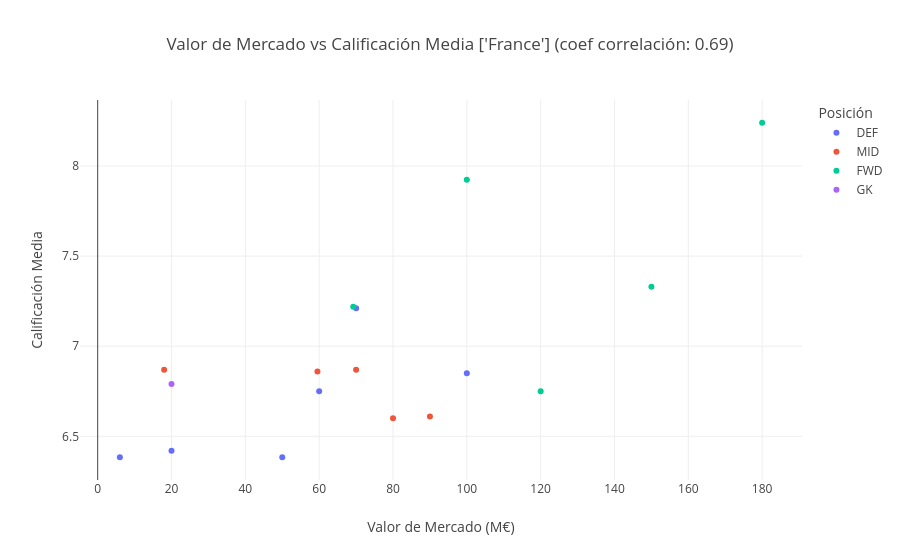

The cell this chart's notebook holds for it:
### Code cell
scatter_valor_vs_calidicacion(seleccion=["France"])

### Figure 1 — Plotly figure (JSON) as saved in the notebook; plotly's stock layout.template omitted (floating-point values rounded to 4 significant figures)
{"data": [{"customdata": [["France", "DEF", 374, 5], ["France", "DEF", 661, 8], ["France", "DEF", 605, 8], ["France", "DEF", 480, 6], ["France", "DEF", 256, 5], ["France", "DEF", 330, 4]], "hovertemplate": "<b>%{hovertext}</b><br><br>Posición=%{customdata[1]}<br>Valor de Mercado (M€)=%{x:.1f}<br>Calificación Media=%{y:.2f}<br>Selección=%{customdata[0]}<br>Minutos=%{customdata[2]}<br>Partidos=%{customdata[3]}<extra></extra>", "hovertext": ["Lucas Digne", "Dayotchanculle Oswald Upamecano", "Jules Olivier Kounde", "William Alain André Gabriel Saliba", "Théo Bernard François Hernandez", "Maxence Guy Lacroix"], "legendgroup": "DEF", "marker": {"color": "#636EFA", "symbol": "circle"}, "mode": "markers", "name": "DEF", "orientation": "v", "showlegend": true, "type": "scatter", "x": [6, 70, 60, 100, 20, 50], "xaxis": "x", "y": [6.384, 7.21, 6.75, 6.85, 6.42, 6.384], "yaxis": "y"}, {"customdata": [["France", "MID", 405, 5], ["France", "MID", 450, 5], ["France", "MID", 495, 6], ["France", "MID", 180, 2], ["France", "MID", 209, 7]], "hovertemplate": "<b>%{hovertext}</b><br><br>Posición=%{customdata[1]}<br>Valor de Mercado (M€)=%{x:.1f}<br>Calificación Media=%{y:.2f}<br>Selección=%{customdata[0]}<br>Minutos=%{customdata[2]}<br>Partidos=%{customdata[3]}<extra></extra>", "hovertext": ["Emmanuel Boris Kone", "Aurélien Djani Tchouameni", "Adrien Thibault Marie Rabiot", "Warren Marie Jean-Pierre Zaire-Emery", "Mathis Rayan Cherki"], "legendgroup": "MID", "marker": {"color": "#EF553B", "symbol": "circle"}, "mode": "markers", "name": "MID", "orientation": "v", "showlegend": true, "type": "scatter", "x": [59.53, 70, 18, 80, 90], "xaxis": "x", "y": [6.86, 6.869, 6.869, 6.6, 6.61], "yaxis": "y"}, {"customdata": [["France", "FWD", 513, 7], ["France", "FWD", 698, 8], ["France", "FWD", 649, 8], ["France", "FWD", 323, 7], ["France", "FWD", 369, 7]], "hovertemplate": "<b>%{hovertext}</b><br><br>Posición=%{customdata[1]}<br>Valor de Mercado (M€)=%{x:.1f}<br>Calificación Media=%{y:.2f}<br>Selección=%{customdata[0]}<br>Minutos=%{customdata[2]}<br>Partidos=%{customdata[3]}<extra></extra>", "hovertext": ["Masour Ousmane Dembele", "Kylian Mbappe", "Michael Akpovie Olise", "Bradley Jean-Manuel Essolisa Barcola", "Désiré Nonka-Maho Doue"], "legendgroup": "FWD", "marker": {"color": "#00CC96", "symbol": "circle"}, "mode": "markers", "name": "FWD", "orientation": "v", "showlegend": true, "type": "scatter", "x": [100, 180, 150, 69.22, 120], "xaxis": "x", "y": [7.924, 8.24, 7.33, 7.22, 6.75], "yaxis": "y"}, {"customdata": [["France", "GK", 720, 8]], "hovertemplate": "<b>%{hovertext}</b><br><br>Posición=%{customdata[1]}<br>Valor de Mercado (M€)=%{x:.1f}<br>Calificación Media=%{y:.2f}<br>Selección=%{customdata[0]}<br>Minutos=%{customdata[2]}<br>Partidos=%{customdata[3]}<extra></extra>", "hovertext": ["Mike Peterson Maignan"], "legendgroup": "GK", "marker": {"color": "#AB63FA", "symbol": "circle"}, "mode": "markers", "name": "GK", "orientation": "v", "showlegend": true, "type": "scatter", "x": [20], "xaxis": "x", "y": [6.79], "yaxis": "y"}], "layout": {"legend": {"title": {"text": "Posición"}, "tracegroupgap": 0}, "title": {"text": "Valor de Mercado vs Calificación Media ['France'] (coef correlación: 0.69)"}, "xaxis": {"anchor": "y", "domain": [0, 1], "title": {"text": "Valor de Mercado (M€)"}}, "yaxis": {"anchor": "x", "domain": [0, 1], "title": {"text": "Calificación Media"}}}}
